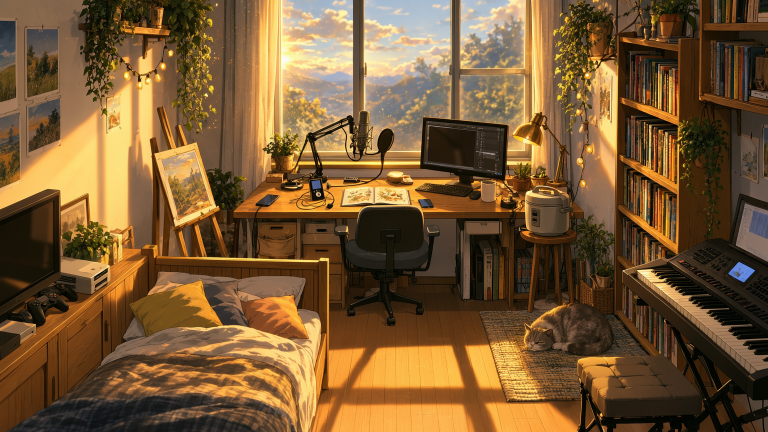
#> input picture assets/rooms/bedroom-anime-v1/room-reference.png, 1536 x 864 px (shown at 1/2 size)
$ python measure_v1_targets.py
#> lines starting #> are read from the running program, lines starting #| are printed output that depends on the picture
"""Measure the tonal level of every object in the approved v1 reference.

v1 (bedroom-anime-v1) is the painting the user approved as the standard look. Its layers are
cropped RGBA cut-outs positioned by layers/manifest.json, so masking the reference with each
layer (at its manifest offset) gives the luminance that object *should* have in the finished
room -- baked light and all.

That is the oracle for grading the v2 assets: they were generated in isolation, so each one
carries its own arbitrary exposure. Matching each asset's median to the reference's median
for the same object restores a single exposure basis without inventing a look.

Writes v1_targets.json.
"""
import json
import os

import numpy as np
from PIL import Image

HERE = os.path.dirname(os.path.abspath(__file__))
ROOM = os.path.dirname(HERE)
V1 = os.path.join(os.path.dirname(ROOM), "bedroom-anime-v1")
REF = os.path.join(V1, "room-reference.png")
LAYERS = os.path.join(V1, "layers")
LUMA = np.array([0.299, 0.587, 0.114], np.float32)


def main():
    ref = np.asarray(Image.open(REF).convert("RGB")).astype(np.float32)
    H, W = ref.shape[:2]
#> H = 864; W = 1536
    L = ref @ LUMA
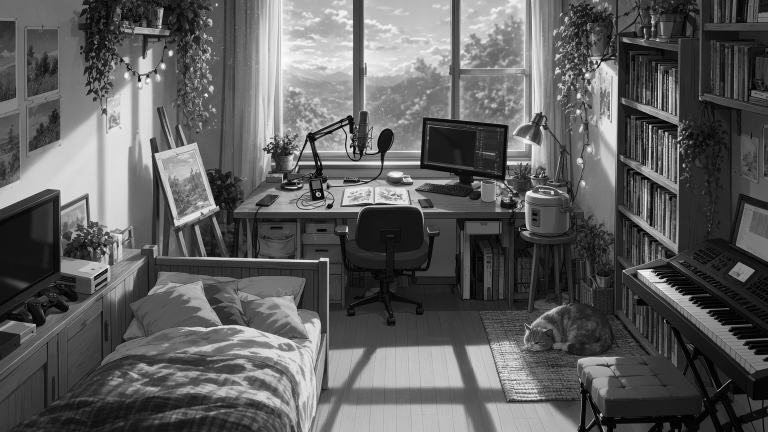
#> L: shape (864, 1536) float32 (shown at 1/2 size); min 0, max 252.5, mean 94.5
#> (the run stopped early here; a loop or call above may not have finished)
